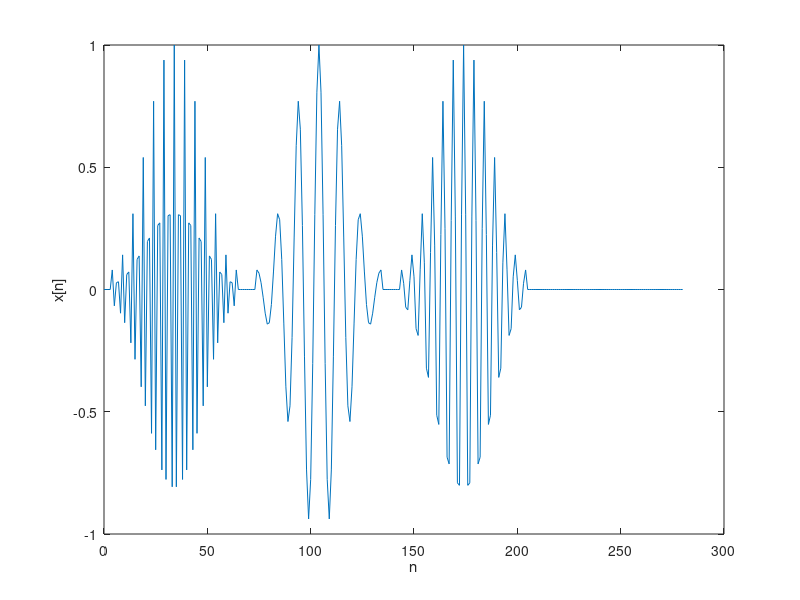

Write MATLAB code to recreate this figure.
% user parameters
pulse_width = 61; % pulse width in samples (same for all)
omega = pi*[0.2 0.4 0.8]; % pulse frequencies
pulse_start = [75 145 5]; % pulse starting times
% make signals
% 만들 신호: x[n], n = 0 ~ 145+61+75-1=280
% x[n] = 펄스 3개의 합
% 각 펄스: 코사인파에 해밍 윈도우를 적용한 것
% 펄스 3개의 주파수 = 0.2pi, 0.4pi, 0.8pi = omega
% 펄스 3개의 시작 지점 = 75, 145, 5 = pulse_start
% 각 펄스의 길이 = 61 = pulse_width
% 즉 x[n] = 펄스 3개의 합
x = zeros(1,max(pulse_start)+pulse_width+75); % signal vector
w = hamming(pulse_width)'; % window function
for n=1:length(omega)
tmp = w.*cos((0:pulse_width-1)*omega(n));
index = pulse_start(n):pulse_start(n)+pulse_width-1;
x(index) = x(index)+tmp;
end
figure(1) % plot
plot(0:length(x)-1,x);
xlabel('n');
ylabel('x[n]');